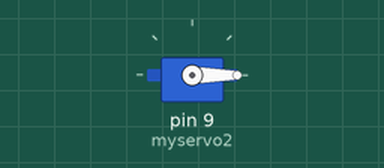
The sketch below on a simulated Arduino Uno, built with avr-gcc and run on an emulated ATmega328P. Shown: servo.

Above: at 0.05 s.
At 4.0 s:
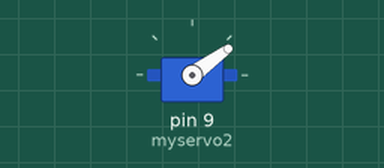
Timing chart, 0 to 5.2 s (numbered marks = the images above):
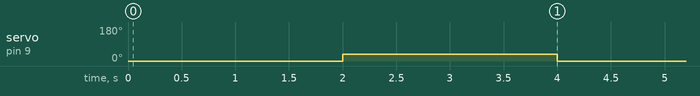

Measured:
- by itself, servo on pin 9 (myservo2): alternates 36° for 2.0 s and 0° for 2.0 s

The sketch:

Servo2.ino
```cpp
//La amplitud de la garra es de 0º (abierta) hasta 36º(cerrada)
//No forzar el motor ni su posición de origen

#include <Servo.h>
Servo myservo2;

void setup() {
  // put your setup code here, to run once:
  myservo2.attach(9);

}

void loop() {
  // put your main code here, to run repeatedly:
  myservo2.write(0);
delay(2000);
myservo2.write(36);
delay(2000);
}
```
